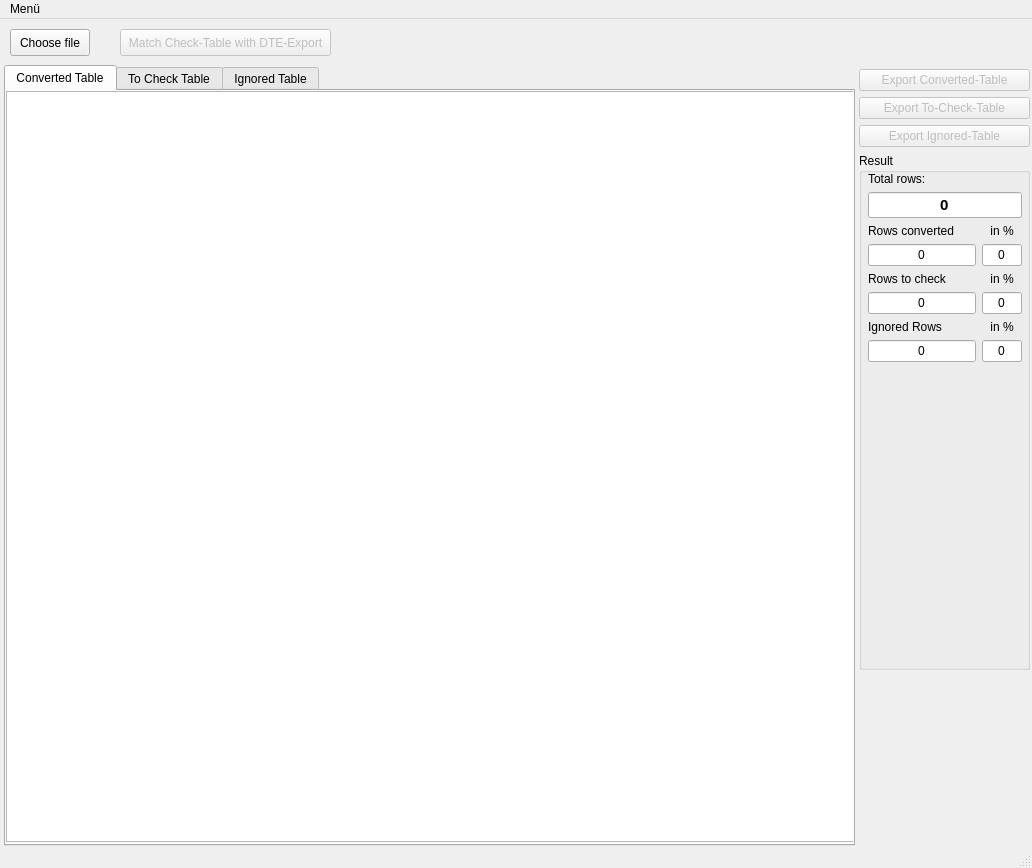
<?xml version="1.0" encoding="UTF-8"?>
<ui version="4.0">
 <class>MainWindow</class>
 <widget class="QMainWindow" name="MainWindow">
  <property name="geometry">
   <rect>
    <x>0</x>
    <y>0</y>
    <width>1032</width>
    <height>868</height>
   </rect>
  </property>
  <property name="windowTitle">
   <string>MainWindow</string>
  </property>
  <widget class="QWidget" name="centralwidget">
   <widget class="QPushButton" name="chooseFileBtn">
    <property name="geometry">
     <rect>
      <x>10</x>
      <y>10</y>
      <width>80</width>
      <height>27</height>
     </rect>
    </property>
    <property name="text">
     <string>Choose file</string>
    </property>
   </widget>
   <widget class="QWidget" name="gridLayoutWidget">
    <property name="geometry">
     <rect>
      <x>4</x>
      <y>46</y>
      <width>851</width>
      <height>781</height>
     </rect>
    </property>
    <layout class="QGridLayout" name="gridLayout">
     <item row="0" column="0">
      <widget class="QTabWidget" name="tabWidget">
       <property name="currentIndex">
        <number>0</number>
       </property>
       <widget class="QWidget" name="tab">
        <attribute name="title">
         <string>Converted Table</string>
        </attribute>
        <widget class="QTableView" name="successTable">
         <property name="geometry">
          <rect>
           <x>0</x>
           <y>0</y>
           <width>851</width>
           <height>751</height>
          </rect>
         </property>
         <property name="sizePolicy">
          <sizepolicy hsizetype="Maximum" vsizetype="Expanding">
           <horstretch>0</horstretch>
           <verstretch>0</verstretch>
          </sizepolicy>
         </property>
         <property name="verticalScrollBarPolicy">
          <enum>Qt::ScrollBarAsNeeded</enum>
         </property>
         <property name="sizeAdjustPolicy">
          <enum>QAbstractScrollArea::AdjustIgnored</enum>
         </property>
         <attribute name="horizontalHeaderCascadingSectionResizes">
          <bool>true</bool>
         </attribute>
         <attribute name="horizontalHeaderStretchLastSection">
          <bool>true</bool>
         </attribute>
         <attribute name="verticalHeaderVisible">
          <bool>false</bool>
         </attribute>
        </widget>
       </widget>
       <widget class="QWidget" name="tab_2">
        <attribute name="title">
         <string>To Check Table</string>
        </attribute>
        <widget class="QTableView" name="toCheckTable">
         <property name="geometry">
          <rect>
           <x>0</x>
           <y>0</y>
           <width>851</width>
           <height>751</height>
          </rect>
         </property>
         <property name="sizePolicy">
          <sizepolicy hsizetype="Maximum" vsizetype="Expanding">
           <horstretch>0</horstretch>
           <verstretch>0</verstretch>
          </sizepolicy>
         </property>
         <property name="verticalScrollBarPolicy">
          <enum>Qt::ScrollBarAsNeeded</enum>
         </property>
         <property name="sizeAdjustPolicy">
          <enum>QAbstractScrollArea::AdjustIgnored</enum>
         </property>
         <attribute name="horizontalHeaderCascadingSectionResizes">
          <bool>true</bool>
         </attribute>
         <attribute name="horizontalHeaderMinimumSectionSize">
          <number>30</number>
         </attribute>
         <attribute name="horizontalHeaderStretchLastSection">
          <bool>true</bool>
         </attribute>
         <attribute name="verticalHeaderVisible">
          <bool>false</bool>
         </attribute>
        </widget>
       </widget>
       <widget class="QWidget" name="tab_3">
        <attribute name="title">
         <string>Ignored Table</string>
        </attribute>
        <widget class="QTableView" name="ignoredTable">
         <property name="geometry">
          <rect>
           <x>-5</x>
           <y>1</y>
           <width>851</width>
           <height>761</height>
          </rect>
         </property>
         <property name="sizePolicy">
          <sizepolicy hsizetype="Maximum" vsizetype="Expanding">
           <horstretch>0</horstretch>
           <verstretch>0</verstretch>
          </sizepolicy>
         </property>
         <attribute name="horizontalHeaderCascadingSectionResizes">
          <bool>true</bool>
         </attribute>
         <attribute name="horizontalHeaderMinimumSectionSize">
          <number>30</number>
         </attribute>
         <attribute name="horizontalHeaderDefaultSectionSize">
          <number>90</number>
         </attribute>
         <attribute name="horizontalHeaderStretchLastSection">
          <bool>true</bool>
         </attribute>
         <attribute name="verticalHeaderVisible">
          <bool>false</bool>
         </attribute>
        </widget>
       </widget>
      </widget>
     </item>
    </layout>
   </widget>
   <widget class="QWidget" name="verticalLayoutWidget">
    <property name="geometry">
     <rect>
      <x>859</x>
      <y>50</y>
      <width>171</width>
      <height>621</height>
     </rect>
    </property>
    <layout class="QVBoxLayout" name="verticalLayout">
     <item>
      <widget class="QPushButton" name="btnExportSuccessTable">
       <property name="enabled">
        <bool>false</bool>
       </property>
       <property name="text">
        <string>Export Converted-Table</string>
       </property>
      </widget>
     </item>
     <item>
      <widget class="QPushButton" name="btnExportCheckTable">
       <property name="enabled">
        <bool>false</bool>
       </property>
       <property name="text">
        <string>Export To-Check-Table</string>
       </property>
      </widget>
     </item>
     <item>
      <widget class="QPushButton" name="btnExportIgnoreTable">
       <property name="enabled">
        <bool>false</bool>
       </property>
       <property name="text">
        <string>Export Ignored-Table</string>
       </property>
      </widget>
     </item>
     <item>
      <widget class="QGroupBox" name="groupBox">
       <property name="title">
        <string>Result</string>
       </property>
       <widget class="QWidget" name="formLayoutWidget">
        <property name="geometry">
         <rect>
          <x>9</x>
          <y>19</y>
          <width>154</width>
          <height>241</height>
         </rect>
        </property>
        <layout class="QFormLayout" name="formLayout">
         <item row="1" column="0">
          <widget class="QLabel" name="totalLabel">
           <property name="text">
            <string>Total rows:</string>
           </property>
          </widget>
         </item>
         <item row="4" column="0">
          <widget class="QLabel" name="convertedLabel">
           <property name="text">
            <string>Rows converted</string>
           </property>
          </widget>
         </item>
         <item row="4" column="1">
          <widget class="QLabel" name="convertedPercentLabel">
           <property name="text">
            <string>in %</string>
           </property>
           <property name="alignment">
            <set>Qt::AlignCenter</set>
           </property>
          </widget>
         </item>
         <item row="5" column="0">
          <widget class="QLineEdit" name="lConvertedCount">
           <property name="text">
            <string>0</string>
           </property>
           <property name="alignment">
            <set>Qt::AlignCenter</set>
           </property>
           <property name="readOnly">
            <bool>true</bool>
           </property>
          </widget>
         </item>
         <item row="5" column="1">
          <widget class="QLineEdit" name="lConvertedPercent">
           <property name="text">
            <string>0</string>
           </property>
           <property name="alignment">
            <set>Qt::AlignCenter</set>
           </property>
          </widget>
         </item>
         <item row="7" column="0">
          <widget class="QLabel" name="toCheckLabel">
           <property name="text">
            <string>Rows to check</string>
           </property>
          </widget>
         </item>
         <item row="7" column="1">
          <widget class="QLabel" name="toCheckPercentLabel">
           <property name="text">
            <string>in %</string>
           </property>
           <property name="alignment">
            <set>Qt::AlignCenter</set>
           </property>
          </widget>
         </item>
         <item row="8" column="0">
          <widget class="QLineEdit" name="lToCheckCount">
           <property name="text">
            <string>0</string>
           </property>
           <property name="alignment">
            <set>Qt::AlignCenter</set>
           </property>
           <property name="readOnly">
            <bool>true</bool>
           </property>
          </widget>
         </item>
         <item row="8" column="1">
          <widget class="QLineEdit" name="lToCheckPercent">
           <property name="text">
            <string>0</string>
           </property>
           <property name="alignment">
            <set>Qt::AlignCenter</set>
           </property>
          </widget>
         </item>
         <item row="10" column="0">
          <widget class="QLabel" name="ignoredLabel">
           <property name="text">
            <string>Ignored Rows</string>
           </property>
          </widget>
         </item>
         <item row="10" column="1">
          <widget class="QLabel" name="ignoredPercentLabel">
           <property name="text">
            <string>in %</string>
           </property>
           <property name="alignment">
            <set>Qt::AlignCenter</set>
           </property>
          </widget>
         </item>
         <item row="11" column="0">
          <widget class="QLineEdit" name="lIgnoredCount">
           <property name="text">
            <string>0</string>
           </property>
           <property name="alignment">
            <set>Qt::AlignCenter</set>
           </property>
           <property name="readOnly">
            <bool>true</bool>
           </property>
          </widget>
         </item>
         <item row="11" column="1">
          <widget class="QLineEdit" name="lIgnoredPercent">
           <property name="text">
            <string>0</string>
           </property>
           <property name="alignment">
            <set>Qt::AlignCenter</set>
           </property>
          </widget>
         </item>
         <item row="2" column="0" colspan="2">
          <widget class="QLineEdit" name="lTotalRowCount">
           <property name="font">
            <font>
             <pointsize>11</pointsize>
             <bold>true</bold>
            </font>
           </property>
           <property name="text">
            <string>0</string>
           </property>
           <property name="alignment">
            <set>Qt::AlignCenter</set>
           </property>
           <property name="readOnly">
            <bool>true</bool>
           </property>
          </widget>
         </item>
        </layout>
       </widget>
      </widget>
     </item>
     <item>
      <spacer name="horizontalSpacer">
       <property name="orientation">
        <enum>Qt::Horizontal</enum>
       </property>
       <property name="sizeHint" stdset="0">
        <size>
         <width>40</width>
         <height>20</height>
        </size>
       </property>
      </spacer>
     </item>
    </layout>
   </widget>
   <widget class="QLabel" name="label_2">
    <property name="geometry">
     <rect>
      <x>1040</x>
      <y>300</y>
      <width>125</width>
      <height>223</height>
     </rect>
    </property>
    <property name="text">
     <string/>
    </property>
   </widget>
   <widget class="QPushButton" name="btnMatchDTE">
    <property name="enabled">
     <bool>false</bool>
    </property>
    <property name="geometry">
     <rect>
      <x>120</x>
      <y>10</y>
      <width>211</width>
      <height>27</height>
     </rect>
    </property>
    <property name="text">
     <string>Match Check-Table with DTE-Export</string>
    </property>
   </widget>
  </widget>
  <widget class="QMenuBar" name="menubar">
   <property name="geometry">
    <rect>
     <x>0</x>
     <y>0</y>
     <width>1032</width>
     <height>22</height>
    </rect>
   </property>
   <widget class="QMenu" name="menuMen">
    <property name="title">
     <string>Menü</string>
    </property>
    <addaction name="separator"/>
    <addaction name="actionDatei_ffnen"/>
    <addaction name="actionHilfe"/>
    <addaction name="actionBeenden"/>
   </widget>
   <addaction name="menuMen"/>
  </widget>
  <widget class="QStatusBar" name="statusbar"/>
  <action name="actionBeenden">
   <property name="text">
    <string>Beenden</string>
   </property>
  </action>
  <action name="actionHilfe">
   <property name="text">
    <string>Hilfe</string>
   </property>
  </action>
  <action name="actionDatei_ffnen">
   <property name="text">
    <string>Datei öffnen</string>
   </property>
  </action>
 </widget>
 <resources/>
 <connections/>
</ui>
